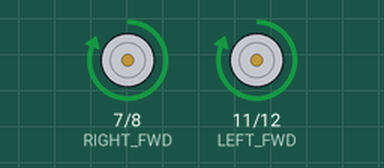
Simulated run of this sketch. Board: Arduino Uno, built with avr-gcc and run on an emulated ATmega328P. Parts: motor-driver pin pairs drawn as motors (green arrow = first pin HIGH = forward, orange = second pin HIGH = backward, longer = more drive, scaled by the enable pin).

Above: at 2.5 s.
At 5.5 s:
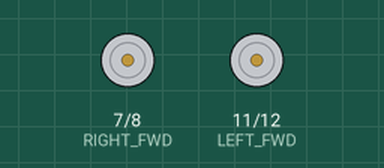
At 7.0 s:
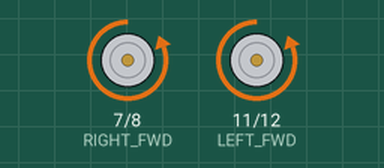
Timing chart, 0 to 10.4 s (numbered marks = the images above):
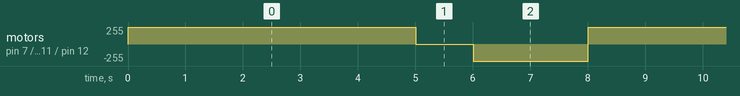

The sketch:

story_4.ino
```cpp
// C++ code
#define LEFT_REV 12
#define LEFT_FWD 11
#define LEFT_ENABLE 10
#define RIGHT_ENABLE 9
#define RIGHT_FWD 7
#define RIGHT_REV 8

void forward(int delaytime) {
  digitalWrite(LEFT_FWD, HIGH);
  digitalWrite(RIGHT_FWD, HIGH);
  digitalWrite(LEFT_REV, LOW);
  digitalWrite(RIGHT_REV, LOW);
  digitalWrite(LEFT_ENABLE, HIGH);
  digitalWrite(RIGHT_ENABLE, HIGH);
  delay(delaytime);
}

void rev(int delaytime) {
  digitalWrite(LEFT_REV, HIGH);
  digitalWrite(RIGHT_REV, HIGH);
  digitalWrite(LEFT_FWD, LOW);
  digitalWrite(RIGHT_FWD, LOW);
  digitalWrite(LEFT_ENABLE, HIGH);
  digitalWrite(RIGHT_ENABLE, HIGH);
  delay(delaytime);
}

void left(int delaytime) {
  digitalWrite(LEFT_REV, HIGH);
  digitalWrite(LEFT_FWD, LOW);
  digitalWrite(RIGHT_FWD, HIGH);
  digitalWrite(RIGHT_REV, LOW);
  digitalWrite(LEFT_ENABLE, HIGH);
  digitalWrite(RIGHT_ENABLE, HIGH);
  delay(delaytime);
}

void right(int delaytime) {
  digitalWrite(LEFT_FWD, HIGH);
  digitalWrite(LEFT_REV, LOW);
  digitalWrite(RIGHT_REV, HIGH);
  digitalWrite(RIGHT_FWD, LOW);
  digitalWrite(LEFT_ENABLE, HIGH);
  digitalWrite(RIGHT_ENABLE, HIGH);
  delay(delaytime);
}

void stop(int delaytime) {
  digitalWrite(LEFT_ENABLE, LOW);
  digitalWrite(RIGHT_ENABLE, LOW);
  delay(delaytime);
}

void setup()
{
  pinMode(LEFT_REV, OUTPUT);
  pinMode(LEFT_FWD, OUTPUT);
  pinMode(LEFT_ENABLE, OUTPUT);
  pinMode(RIGHT_ENABLE, OUTPUT);
  pinMode(RIGHT_FWD, OUTPUT);
  pinMode(RIGHT_REV, OUTPUT);
}

void loop()
{
  forward(5000);

  stop(1000);

  rev(2000);
}
```

Measured:
- by itself, motor on pin 7 (RIGHT_FWD) / pin 8 (RIGHT_REV), motor on pin 11 (LEFT_FWD) / pin 12 (LEFT_REV): repeats every 8.0 s: stopped 1.0 s, backward 255/255 2.0 s, forward 255/255 5.0 s
